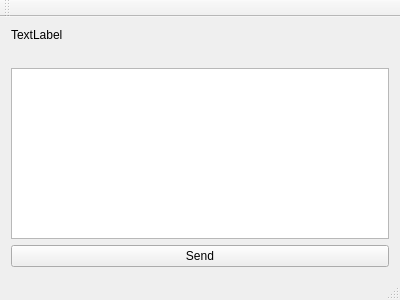
<?xml version="1.0" encoding="UTF-8"?>
<ui version="4.0">
 <class>MainWindow</class>
 <widget class="QMainWindow" name="MainWindow">
  <property name="geometry">
   <rect>
    <x>0</x>
    <y>0</y>
    <width>400</width>
    <height>300</height>
   </rect>
  </property>
  <property name="windowTitle">
   <string>MainWindow</string>
  </property>
  <widget class="QWidget" name="centralWidget">
   <layout class="QVBoxLayout" name="verticalLayout">
    <item>
     <widget class="QLabel" name="lblServer">
      <property name="text">
       <string>TextLabel</string>
      </property>
     </widget>
    </item>
    <item>
     <widget class="QLabel" name="lblReceived">
      <property name="text">
       <string/>
      </property>
     </widget>
    </item>
    <item>
     <widget class="QTextEdit" name="txtSend"/>
    </item>
    <item>
     <widget class="QPushButton" name="pushButton">
      <property name="text">
       <string>Send</string>
      </property>
     </widget>
    </item>
   </layout>
  </widget>
  <widget class="QMenuBar" name="menuBar">
   <property name="geometry">
    <rect>
     <x>0</x>
     <y>0</y>
     <width>400</width>
     <height>27</height>
    </rect>
   </property>
  </widget>
  <widget class="QToolBar" name="mainToolBar">
   <attribute name="toolBarArea">
    <enum>TopToolBarArea</enum>
   </attribute>
   <attribute name="toolBarBreak">
    <bool>false</bool>
   </attribute>
  </widget>
  <widget class="QStatusBar" name="statusBar"/>
 </widget>
 <layoutdefault spacing="6" margin="11"/>
 <resources/>
 <connections>
  <connection>
   <sender>pushButton</sender>
   <signal>clicked()</signal>
   <receiver>MainWindow</receiver>
   <slot>send_data()</slot>
   <hints>
    <hint type="sourcelabel">
     <x>146</x>
     <y>255</y>
    </hint>
    <hint type="destinationlabel">
     <x>125</x>
     <y>274</y>
    </hint>
   </hints>
  </connection>
 </connections>
 <slots>
  <slot>send_data()</slot>
 </slots>
</ui>
